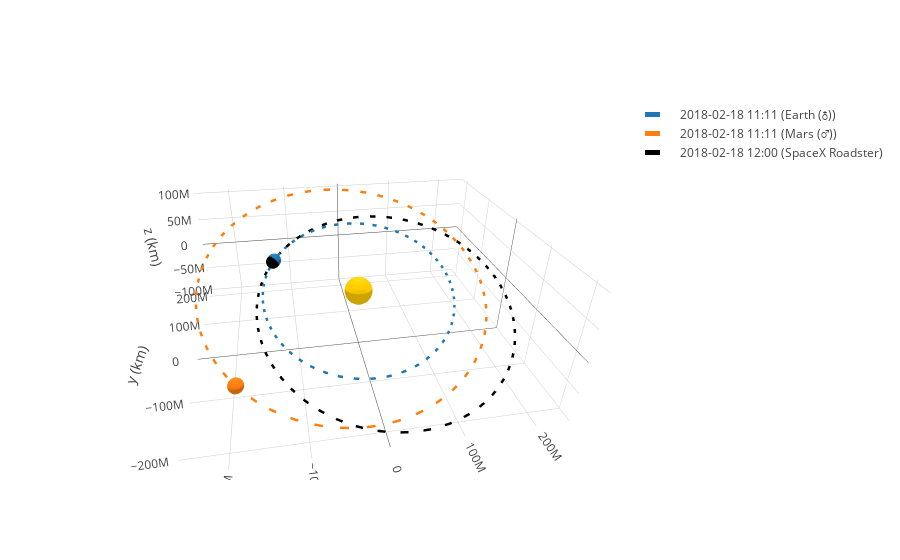

The cell this chart's notebook holds for it:
### Code cell
frame = OrbitPlotter3D()

frame.plot(Orbit.from_body_ephem(Earth), label=Earth)
frame.plot(Orbit.from_body_ephem(Mars), label=Mars)
frame.plot(roadster, label="SpaceX Roadster", color='black')

frame.set_view(30 * u.deg, -100 * u.deg, 2 * u.km)
frame.show()
